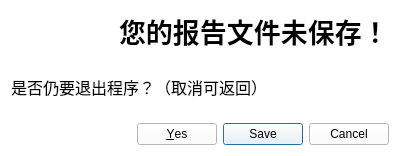
<?xml version="1.0" encoding="UTF-8"?>
<ui version="4.0">
 <class>unsaved</class>
 <widget class="QDialog" name="unsaved">
  <property name="geometry">
   <rect>
    <x>0</x>
    <y>0</y>
    <width>400</width>
    <height>156</height>
   </rect>
  </property>
  <property name="windowTitle">
   <string>报告未保存！</string>
  </property>
  <property name="styleSheet">
   <string notr="true">background-color: rgb(255, 255, 255);</string>
  </property>
  <layout class="QVBoxLayout" name="verticalLayout" stretch="2,4,1">
   <item>
    <layout class="QHBoxLayout" name="horizontalLayout">
     <item>
      <widget class="QLabel" name="label">
       <property name="styleSheet">
        <string notr="true">image: url(:/resource/icon/save.ico);</string>
       </property>
       <property name="text">
        <string/>
       </property>
      </widget>
     </item>
     <item>
      <widget class="QLabel" name="label_2">
       <property name="font">
        <font>
         <family>Arial</family>
         <pointsize>20</pointsize>
         <weight>75</weight>
         <bold>true</bold>
        </font>
       </property>
       <property name="text">
        <string>您的报告文件未保存！</string>
       </property>
      </widget>
     </item>
    </layout>
   </item>
   <item>
    <widget class="QLabel" name="label_3">
     <property name="font">
      <font>
       <pointsize>12</pointsize>
      </font>
     </property>
     <property name="text">
      <string>是否仍要退出程序？（取消可返回）</string>
     </property>
    </widget>
   </item>
   <item>
    <widget class="QDialogButtonBox" name="buttonBox">
     <property name="orientation">
      <enum>Qt::Horizontal</enum>
     </property>
     <property name="standardButtons">
      <set>QDialogButtonBox::Cancel|QDialogButtonBox::Save|QDialogButtonBox::Yes</set>
     </property>
     <property name="centerButtons">
      <bool>false</bool>
     </property>
    </widget>
   </item>
  </layout>
 </widget>
 <resources/>
 <connections>
  <connection>
   <sender>buttonBox</sender>
   <signal>accepted()</signal>
   <receiver>unsaved</receiver>
   <slot>accept()</slot>
   <hints>
    <hint type="sourcelabel">
     <x>248</x>
     <y>254</y>
    </hint>
    <hint type="destinationlabel">
     <x>157</x>
     <y>274</y>
    </hint>
   </hints>
  </connection>
  <connection>
   <sender>buttonBox</sender>
   <signal>rejected()</signal>
   <receiver>unsaved</receiver>
   <slot>reject()</slot>
   <hints>
    <hint type="sourcelabel">
     <x>316</x>
     <y>260</y>
    </hint>
    <hint type="destinationlabel">
     <x>286</x>
     <y>274</y>
    </hint>
   </hints>
  </connection>
 </connections>
</ui>
